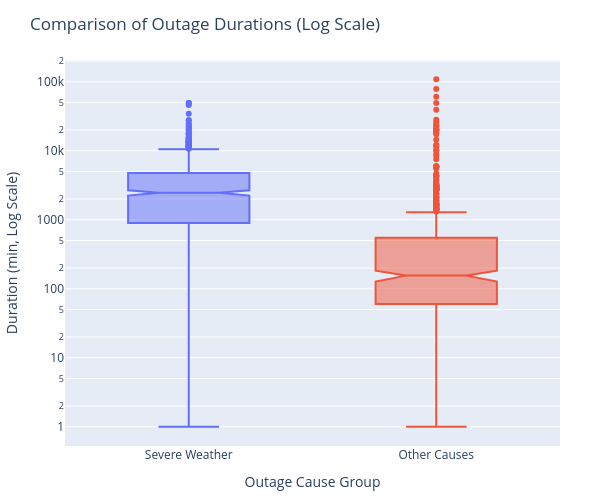

Here is the notebook cell this chart was saved with:
### Markdown cell above
## Step 4: Hypothesis Testing

This section performs a formal statistical test to determine if the presence of **Severe Weather** significantly impacts the restoration time of power outages compared to all other causes.

### **1. Research Question**
Does the recovery time (`OUTAGE.DURATION`) for outages caused by **Severe Weather** differ significantly from the recovery time for outages caused by all other reasons?

### **2. Hypotheses**
* **Null Hypothesis ($H_0$):** The distribution of outage durations for **Severe Weather** is the same as the distribution for all other causes. Any observed difference is due to random chance.
* **Alternative Hypothesis ($H_a$):** The average outage duration for **Severe Weather** is significantly **longer** than that for other causes.

### **3. Test Statistic & Methodology**
* **Test Statistic**: Difference in Mean Duration 
* **Method**: Permutation Test (1,000 repetitions)
* **Significance Level**: 0.05

### **4. Results**
* **Severe Weather Mean**: 3,846.23 min
* **Other Causes Mean**: 1,501.58 min
* **Observed Difference**: **2,344.65 min**
* **P-value**: **0.0000**



### **5. Conclusion**
Since the **P-value is 0.0000**, which is much lower than the significance level of 0.05, this project **rejects the null hypothesis**. There is strong statistical evidence that outages caused by **Severe Weather** result in significantly longer restoration times—averaging about 39 hours longer—than outages caused by other factors. This confirms that weather is a critical feature for predicting power grid recovery.

### Code cell
# --- Data Preparation for Hypothesis Testing ---

# Standardize cause categories by converting to lowercase and stripping whitespace
df['CAUSE_CLEAN'] = df['CAUSE.CATEGORY'].astype(str).str.lower().str.strip()

# Create a binary indicator for 'Severe Weather'
df['IS_SEVERE_WEATHER'] = df['CAUSE_CLEAN'] == 'severe weather'

# Drop missing values in the target variable to ensure a valid analysis
test_df = df.dropna(subset=['OUTAGE.DURATION']).copy()

# Calculate observed means for each group
group_means = test_df.groupby('IS_SEVERE_WEATHER')['OUTAGE.DURATION'].mean()
mean_severe = group_means.get(True, 0)
mean_others = group_means.get(False, 0)
observed_diff = mean_severe - mean_others

# --- Permutation Test ---
# Goal: Determine if the observed difference is statistically significant
n_repetitions = 1000
shuffled_diffs = []
np.random.seed(42)  # Ensure reproducibility

# Convert columns to numpy arrays for faster computation
is_severe_array = test_df['IS_SEVERE_WEATHER'].values
durations_array = test_df['OUTAGE.DURATION'].values

for _ in range(n_repetitions):
    # Randomly shuffle the 'Severe Weather' labels
    shuffled_labels = np.random.permutation(is_severe_array)
    
    # Calculate means for the shuffled groups
    s_mean_true = durations_array[shuffled_labels].mean() if shuffled_labels.any() else 0
    s_mean_false = durations_array[~shuffled_labels].mean() if (~shuffled_labels).any() else 0
    shuffled_diffs.append(s_mean_true - s_mean_false)

# Calculate the p-value: probability of observing a difference >= observed_diff by chance
p_value_final = np.mean(np.array(shuffled_diffs) >= observed_diff)

# --- Visualization ---
# Map boolean values to descriptive group names for the plot
test_df['Group'] = test_df['IS_SEVERE_WEATHER'].map({True: 'Severe Weather', False: 'Other Causes'})

# Create a notched box plot with fixed dimensions for better readability
fig_hypothesis = px.box(
    test_df, 
    x='Group', 
    y='OUTAGE.DURATION', 
    color='Group',
    notched=True,   # Shows the confidence interval around the median
    width=600,      # Adjusted width for compact view
    height=500,     # Adjusted height for compact view
    title='Comparison of Outage Durations (Log Scale)',
    labels={'OUTAGE.DURATION': 'Duration (min)'},
    category_orders={"Group": ["Severe Weather", "Other Causes"]}
)

# Apply log scale and clean up layout
fig_hypothesis.update_layout(
    yaxis_type="log", # Essential due to heavy right-skewness of the data
    showlegend=False,
    xaxis_title="Outage Cause Group",
    yaxis_title="Duration (min, Log Scale)",
    margin=dict(l=40, r=40, t=60, b=40)
)

fig_hypothesis.show()

# --- Output Results ---
print(f"--- Updated Hypothesis Test Results ---")
print(f"Severe Weather Mean: {mean_severe:.2f} min")
print(f"Other Causes Mean: {mean_others:.2f} min")
print(f"Observed Difference: {observed_diff:.2f} min")
print(f"P-value: {p_value_final:.4f}")

### Figure 1 — Plotly figure (JSON) as saved in the notebook; plotly's stock layout.template omitted (floating-point values rounded to 4 significant figures; data arrays with more than 128 entries replaced by an {"elided": "..."} marker saying what was removed)
{"data": [{"alignmentgroup": "True", "hovertemplate": "Group=%{x}<br>Duration (min)=%{y}<extra></extra>", "legendgroup": "Severe Weather", "marker": {"color": "#636efa"}, "name": "Severe Weather", "notched": true, "offsetgroup": "Severe Weather", "orientation": "v", "showlegend": true, "type": "box", "x": {"elided": "763 str values"}, "x0": " ", "xaxis": "x", "y": {"elided": "763 float values"}, "y0": " ", "yaxis": "y"}, {"alignmentgroup": "True", "hovertemplate": "Group=%{x}<br>Duration (min)=%{y}<extra></extra>", "legendgroup": "Other Causes", "marker": {"color": "#EF553B"}, "name": "Other Causes", "notched": true, "offsetgroup": "Other Causes", "orientation": "v", "showlegend": true, "type": "box", "x": {"elided": "771 str values"}, "x0": " ", "xaxis": "x", "y": {"elided": "771 float values"}, "y0": " ", "yaxis": "y"}], "layout": {"boxmode": "overlay", "height": 500, "legend": {"title": {"text": "Group"}, "tracegroupgap": 0}, "margin": {"b": 40, "l": 40, "r": 40, "t": 60}, "showlegend": false, "title": {"text": "Comparison of Outage Durations (Log Scale)"}, "width": 600, "xaxis": {"anchor": "y", "categoryarray": ["Severe Weather", "Other Causes"], "categoryorder": "array", "domain": [0, 1], "title": {"text": "Outage Cause Group"}}, "yaxis": {"anchor": "x", "domain": [0, 1], "title": {"text": "Duration (min, Log Scale)"}, "type": "log"}}}
